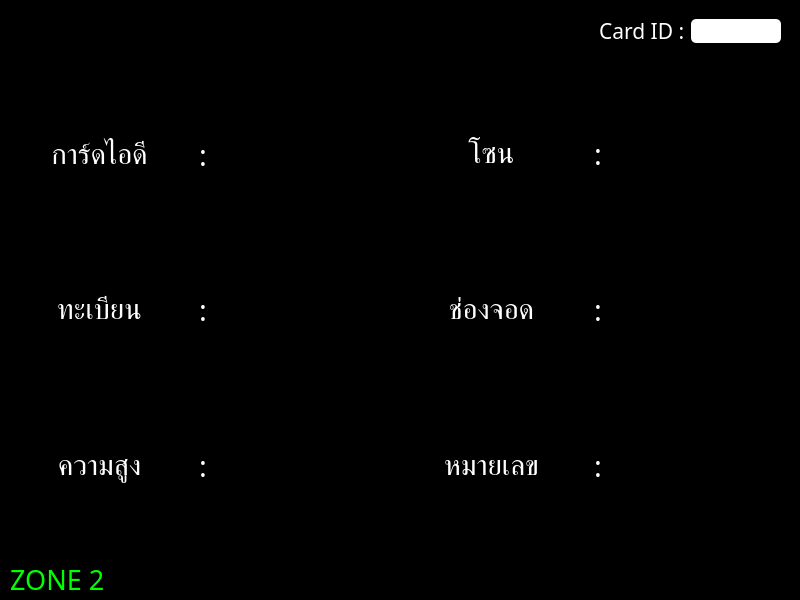
<?xml version="2.0" encoding="UTF-8"?>
<ui version="4.0">
 <class>MainControllerZ2Window</class>
 <widget class="QMainWindow" name="MainControllerZ2Window">
  <property name="geometry">
   <rect>
    <x>0</x>
    <y>0</y>
    <width>800</width>
    <height>600</height>
   </rect>
  </property>
  <property name="windowTitle">
   <string>Controller_zone1</string>
  </property>
  <widget class="QWidget" name="centralwidget">
   <property name="styleSheet">
    <string notr="true">background-color: rgb(0, 0, 0);</string>
   </property>
   <layout class="QVBoxLayout" name="verticalLayout">
    <property name="spacing">
     <number>0</number>
    </property>
    <property name="leftMargin">
     <number>0</number>
    </property>
    <property name="topMargin">
     <number>0</number>
    </property>
    <property name="rightMargin">
     <number>0</number>
    </property>
    <property name="bottomMargin">
     <number>0</number>
    </property>
    <item>
     <widget class="QFrame" name="frame">
      <property name="frameShape">
       <enum>QFrame::StyledPanel</enum>
      </property>
      <property name="frameShadow">
       <enum>QFrame::Raised</enum>
      </property>
      <layout class="QVBoxLayout" name="verticalLayout_2">
       <property name="spacing">
        <number>0</number>
       </property>
       <property name="leftMargin">
        <number>0</number>
       </property>
       <property name="topMargin">
        <number>0</number>
       </property>
       <property name="rightMargin">
        <number>0</number>
       </property>
       <property name="bottomMargin">
        <number>0</number>
       </property>
       <item>
        <widget class="QFrame" name="frame_2">
         <property name="maximumSize">
          <size>
           <width>16777215</width>
           <height>60</height>
          </size>
         </property>
         <property name="frameShape">
          <enum>QFrame::NoFrame</enum>
         </property>
         <property name="frameShadow">
          <enum>QFrame::Raised</enum>
         </property>
         <layout class="QHBoxLayout" name="horizontalLayout_2">
          <item>
           <widget class="QFrame" name="frame_17">
            <property name="font">
             <font>
              <family>Mitr SemiBold</family>
              <pointsize>16</pointsize>
             </font>
            </property>
            <property name="styleSheet">
             <string notr="true">color:#e20000;</string>
            </property>
            <property name="frameShape">
             <enum>QFrame::NoFrame</enum>
            </property>
            <property name="frameShadow">
             <enum>QFrame::Raised</enum>
            </property>
            <layout class="QHBoxLayout" name="horizontalLayout_7">
             <item>
              <widget class="QLabel" name="old_lot_label">
               <property name="font">
                <font>
                 <family>Mitr SemiBold</family>
                 <pointsize>20</pointsize>
                </font>
               </property>
               <property name="text">
                <string/>
               </property>
              </widget>
             </item>
            </layout>
           </widget>
          </item>
          <item>
           <spacer name="horizontalSpacer">
            <property name="orientation">
             <enum>Qt::Horizontal</enum>
            </property>
            <property name="sizeHint" stdset="0">
             <size>
              <width>40</width>
              <height>20</height>
             </size>
            </property>
           </spacer>
          </item>
          <item>
           <widget class="QFrame" name="frame_5">
            <property name="maximumSize">
             <size>
              <width>200</width>
              <height>16777215</height>
             </size>
            </property>
            <property name="frameShape">
             <enum>QFrame::NoFrame</enum>
            </property>
            <property name="frameShadow">
             <enum>QFrame::Raised</enum>
            </property>
            <layout class="QHBoxLayout" name="horizontalLayout">
             <item>
              <widget class="QLabel" name="label">
               <property name="font">
                <font>
                 <family>Mitr SemiBold</family>
                 <pointsize>16</pointsize>
                </font>
               </property>
               <property name="styleSheet">
                <string notr="true">color: rgb(255, 255, 255);</string>
               </property>
               <property name="text">
                <string>Card ID :</string>
               </property>
              </widget>
             </item>
             <item>
              <widget class="QLineEdit" name="lineEdit">
               <property name="font">
                <font>
                 <family>Mitr SemiBold</family>
                 <pointsize>16</pointsize>
                </font>
               </property>
               <property name="styleSheet">
                <string notr="true">background-color: rgb(255, 255, 255);
color: rgb(0, 0, 0);
border-radius:5px;</string>
               </property>
              </widget>
             </item>
            </layout>
           </widget>
          </item>
         </layout>
        </widget>
       </item>
       <item>
        <widget class="QFrame" name="frame_3">
         <property name="frameShape">
          <enum>QFrame::NoFrame</enum>
         </property>
         <property name="frameShadow">
          <enum>QFrame::Raised</enum>
         </property>
         <layout class="QVBoxLayout" name="verticalLayout_3">
          <item>
           <widget class="QFrame" name="frame_4">
            <property name="frameShape">
             <enum>QFrame::NoFrame</enum>
            </property>
            <property name="frameShadow">
             <enum>QFrame::Raised</enum>
            </property>
            <layout class="QHBoxLayout" name="horizontalLayout_3">
             <property name="spacing">
              <number>10</number>
             </property>
             <property name="leftMargin">
              <number>0</number>
             </property>
             <property name="topMargin">
              <number>0</number>
             </property>
             <property name="rightMargin">
              <number>0</number>
             </property>
             <property name="bottomMargin">
              <number>0</number>
             </property>
             <item>
              <widget class="QFrame" name="frame_6">
               <property name="frameShape">
                <enum>QFrame::NoFrame</enum>
               </property>
               <property name="frameShadow">
                <enum>QFrame::Raised</enum>
               </property>
               <layout class="QVBoxLayout" name="verticalLayout_7">
                <property name="leftMargin">
                 <number>0</number>
                </property>
                <property name="topMargin">
                 <number>0</number>
                </property>
                <property name="rightMargin">
                 <number>0</number>
                </property>
                <property name="bottomMargin">
                 <number>0</number>
                </property>
                <item>
                 <widget class="QFrame" name="frame_11">
                  <property name="frameShape">
                   <enum>QFrame::StyledPanel</enum>
                  </property>
                  <property name="frameShadow">
                   <enum>QFrame::Raised</enum>
                  </property>
                  <layout class="QHBoxLayout" name="horizontalLayout_4">
                   <property name="spacing">
                    <number>0</number>
                   </property>
                   <property name="leftMargin">
                    <number>0</number>
                   </property>
                   <property name="topMargin">
                    <number>0</number>
                   </property>
                   <property name="rightMargin">
                    <number>0</number>
                   </property>
                   <property name="bottomMargin">
                    <number>0</number>
                   </property>
                   <item>
                    <widget class="QFrame" name="frame_8">
                     <property name="frameShape">
                      <enum>QFrame::NoFrame</enum>
                     </property>
                     <property name="frameShadow">
                      <enum>QFrame::Raised</enum>
                     </property>
                     <layout class="QVBoxLayout" name="verticalLayout_4">
                      <item>
                       <widget class="QLabel" name="label_2">
                        <property name="font">
                         <font>
                          <family>Mitr SemiBold</family>
                          <pointsize>22</pointsize>
                         </font>
                        </property>
                        <property name="styleSheet">
                         <string notr="true">color: rgb(255, 255, 255);</string>
                        </property>
                        <property name="text">
                         <string>การ์ดไอดี</string>
                        </property>
                        <property name="alignment">
                         <set>Qt::AlignCenter</set>
                        </property>
                       </widget>
                      </item>
                      <item>
                       <widget class="QLabel" name="label_3">
                        <property name="font">
                         <font>
                          <family>Mitr SemiBold</family>
                          <pointsize>22</pointsize>
                         </font>
                        </property>
                        <property name="styleSheet">
                         <string notr="true">color: rgb(255, 255, 255);</string>
                        </property>
                        <property name="text">
                         <string>ทะเบียน</string>
                        </property>
                        <property name="alignment">
                         <set>Qt::AlignCenter</set>
                        </property>
                       </widget>
                      </item>
                      <item>
                       <widget class="QLabel" name="label_4">
                        <property name="font">
                         <font>
                          <family>Mitr SemiBold</family>
                          <pointsize>22</pointsize>
                         </font>
                        </property>
                        <property name="styleSheet">
                         <string notr="true">color: rgb(255, 255, 255);</string>
                        </property>
                        <property name="text">
                         <string>ความสูง</string>
                        </property>
                        <property name="alignment">
                         <set>Qt::AlignCenter</set>
                        </property>
                       </widget>
                      </item>
                     </layout>
                    </widget>
                   </item>
                   <item>
                    <widget class="QFrame" name="frame_9">
                     <property name="maximumSize">
                      <size>
                       <width>30</width>
                       <height>16777215</height>
                      </size>
                     </property>
                     <property name="frameShape">
                      <enum>QFrame::NoFrame</enum>
                     </property>
                     <property name="frameShadow">
                      <enum>QFrame::Raised</enum>
                     </property>
                     <layout class="QVBoxLayout" name="verticalLayout_5">
                      <item>
                       <widget class="QLabel" name="label_5">
                        <property name="font">
                         <font>
                          <family>Mitr SemiBold</family>
                          <pointsize>22</pointsize>
                         </font>
                        </property>
                        <property name="styleSheet">
                         <string notr="true">color: rgb(255, 255, 255);</string>
                        </property>
                        <property name="text">
                         <string>:</string>
                        </property>
                        <property name="alignment">
                         <set>Qt::AlignCenter</set>
                        </property>
                       </widget>
                      </item>
                      <item>
                       <widget class="QLabel" name="label_6">
                        <property name="font">
                         <font>
                          <family>Mitr SemiBold</family>
                          <pointsize>22</pointsize>
                         </font>
                        </property>
                        <property name="styleSheet">
                         <string notr="true">color: rgb(255, 255, 255);</string>
                        </property>
                        <property name="text">
                         <string>:</string>
                        </property>
                        <property name="alignment">
                         <set>Qt::AlignCenter</set>
                        </property>
                       </widget>
                      </item>
                      <item>
                       <widget class="QLabel" name="label_7">
                        <property name="font">
                         <font>
                          <family>Mitr SemiBold</family>
                          <pointsize>22</pointsize>
                         </font>
                        </property>
                        <property name="styleSheet">
                         <string notr="true">color: rgb(255, 255, 255);</string>
                        </property>
                        <property name="text">
                         <string>:</string>
                        </property>
                        <property name="alignment">
                         <set>Qt::AlignCenter</set>
                        </property>
                       </widget>
                      </item>
                     </layout>
                    </widget>
                   </item>
                   <item>
                    <widget class="QFrame" name="frame_10">
                     <property name="frameShape">
                      <enum>QFrame::NoFrame</enum>
                     </property>
                     <property name="frameShadow">
                      <enum>QFrame::Raised</enum>
                     </property>
                     <layout class="QVBoxLayout" name="verticalLayout_6">
                      <item>
                       <widget class="QLabel" name="label_8">
                        <property name="font">
                         <font>
                          <family>Mitr SemiBold</family>
                          <pointsize>22</pointsize>
                         </font>
                        </property>
                        <property name="styleSheet">
                         <string notr="true">color: #00ff00;</string>
                        </property>
                        <property name="text">
                         <string/>
                        </property>
                        <property name="alignment">
                         <set>Qt::AlignCenter</set>
                        </property>
                       </widget>
                      </item>
                      <item>
                       <widget class="QLabel" name="label_9">
                        <property name="font">
                         <font>
                          <family>Mitr SemiBold</family>
                          <pointsize>22</pointsize>
                         </font>
                        </property>
                        <property name="styleSheet">
                         <string notr="true">color: #00ff00;</string>
                        </property>
                        <property name="text">
                         <string/>
                        </property>
                        <property name="alignment">
                         <set>Qt::AlignCenter</set>
                        </property>
                       </widget>
                      </item>
                      <item>
                       <widget class="QLabel" name="label_10">
                        <property name="font">
                         <font>
                          <family>Mitr SemiBold</family>
                          <pointsize>22</pointsize>
                         </font>
                        </property>
                        <property name="styleSheet">
                         <string notr="true">color: #00ff00;</string>
                        </property>
                        <property name="text">
                         <string/>
                        </property>
                        <property name="alignment">
                         <set>Qt::AlignCenter</set>
                        </property>
                       </widget>
                      </item>
                     </layout>
                    </widget>
                   </item>
                  </layout>
                 </widget>
                </item>
               </layout>
              </widget>
             </item>
             <item>
              <widget class="QFrame" name="frame_7">
               <property name="frameShape">
                <enum>QFrame::NoFrame</enum>
               </property>
               <property name="frameShadow">
                <enum>QFrame::Raised</enum>
               </property>
               <layout class="QVBoxLayout" name="verticalLayout_11">
                <property name="leftMargin">
                 <number>0</number>
                </property>
                <property name="topMargin">
                 <number>0</number>
                </property>
                <property name="rightMargin">
                 <number>0</number>
                </property>
                <property name="bottomMargin">
                 <number>0</number>
                </property>
                <item>
                 <widget class="QFrame" name="frame_13">
                  <property name="frameShape">
                   <enum>QFrame::NoFrame</enum>
                  </property>
                  <property name="frameShadow">
                   <enum>QFrame::Raised</enum>
                  </property>
                  <layout class="QHBoxLayout" name="horizontalLayout_5">
                   <property name="spacing">
                    <number>0</number>
                   </property>
                   <property name="leftMargin">
                    <number>0</number>
                   </property>
                   <property name="topMargin">
                    <number>0</number>
                   </property>
                   <property name="rightMargin">
                    <number>0</number>
                   </property>
                   <property name="bottomMargin">
                    <number>0</number>
                   </property>
                   <item>
                    <widget class="QFrame" name="frame_14">
                     <property name="frameShape">
                      <enum>QFrame::NoFrame</enum>
                     </property>
                     <property name="frameShadow">
                      <enum>QFrame::Raised</enum>
                     </property>
                     <layout class="QVBoxLayout" name="verticalLayout_8">
                      <item>
                       <widget class="QLabel" name="label_11">
                        <property name="font">
                         <font>
                          <family>Mitr SemiBold</family>
                          <pointsize>22</pointsize>
                         </font>
                        </property>
                        <property name="styleSheet">
                         <string notr="true">color: rgb(255, 255, 255);</string>
                        </property>
                        <property name="text">
                         <string>โซน</string>
                        </property>
                        <property name="alignment">
                         <set>Qt::AlignCenter</set>
                        </property>
                       </widget>
                      </item>
                      <item>
                       <widget class="QLabel" name="label_12">
                        <property name="font">
                         <font>
                          <family>Mitr SemiBold</family>
                          <pointsize>22</pointsize>
                         </font>
                        </property>
                        <property name="styleSheet">
                         <string notr="true">color: rgb(255, 255, 255);</string>
                        </property>
                        <property name="text">
                         <string>ช่องจอด</string>
                        </property>
                        <property name="alignment">
                         <set>Qt::AlignCenter</set>
                        </property>
                       </widget>
                      </item>
                      <item>
                       <widget class="QLabel" name="label_13">
                        <property name="font">
                         <font>
                          <family>Mitr SemiBold</family>
                          <pointsize>22</pointsize>
                         </font>
                        </property>
                        <property name="styleSheet">
                         <string notr="true">color: rgb(255, 255, 255);</string>
                        </property>
                        <property name="text">
                         <string>หมายเลข</string>
                        </property>
                        <property name="alignment">
                         <set>Qt::AlignCenter</set>
                        </property>
                       </widget>
                      </item>
                     </layout>
                    </widget>
                   </item>
                   <item>
                    <widget class="QFrame" name="frame_15">
                     <property name="maximumSize">
                      <size>
                       <width>40</width>
                       <height>16777215</height>
                      </size>
                     </property>
                     <property name="frameShape">
                      <enum>QFrame::NoFrame</enum>
                     </property>
                     <property name="frameShadow">
                      <enum>QFrame::Raised</enum>
                     </property>
                     <layout class="QVBoxLayout" name="verticalLayout_9">
                      <item>
                       <widget class="QLabel" name="label_14">
                        <property name="font">
                         <font>
                          <family>Mitr SemiBold</family>
                          <pointsize>22</pointsize>
                         </font>
                        </property>
                        <property name="styleSheet">
                         <string notr="true">color: rgb(255, 255, 255);</string>
                        </property>
                        <property name="text">
                         <string>:</string>
                        </property>
                        <property name="alignment">
                         <set>Qt::AlignCenter</set>
                        </property>
                       </widget>
                      </item>
                      <item>
                       <widget class="QLabel" name="label_15">
                        <property name="font">
                         <font>
                          <family>Mitr SemiBold</family>
                          <pointsize>22</pointsize>
                         </font>
                        </property>
                        <property name="styleSheet">
                         <string notr="true">color: rgb(255, 255, 255);</string>
                        </property>
                        <property name="text">
                         <string>:</string>
                        </property>
                        <property name="alignment">
                         <set>Qt::AlignCenter</set>
                        </property>
                       </widget>
                      </item>
                      <item>
                       <widget class="QLabel" name="label_16">
                        <property name="font">
                         <font>
                          <family>Mitr SemiBold</family>
                          <pointsize>22</pointsize>
                         </font>
                        </property>
                        <property name="styleSheet">
                         <string notr="true">color: rgb(255, 255, 255);</string>
                        </property>
                        <property name="text">
                         <string>:</string>
                        </property>
                        <property name="alignment">
                         <set>Qt::AlignCenter</set>
                        </property>
                       </widget>
                      </item>
                     </layout>
                    </widget>
                   </item>
                   <item>
                    <widget class="QFrame" name="frame_16">
                     <property name="frameShape">
                      <enum>QFrame::NoFrame</enum>
                     </property>
                     <property name="frameShadow">
                      <enum>QFrame::Raised</enum>
                     </property>
                     <layout class="QVBoxLayout" name="verticalLayout_10">
                      <item>
                       <widget class="QLabel" name="label_17">
                        <property name="font">
                         <font>
                          <family>Mitr SemiBold</family>
                          <pointsize>22</pointsize>
                         </font>
                        </property>
                        <property name="styleSheet">
                         <string notr="true">color: #00ff00;</string>
                        </property>
                        <property name="text">
                         <string/>
                        </property>
                        <property name="alignment">
                         <set>Qt::AlignCenter</set>
                        </property>
                       </widget>
                      </item>
                      <item>
                       <widget class="QLabel" name="label_18">
                        <property name="font">
                         <font>
                          <family>Mitr SemiBold</family>
                          <pointsize>22</pointsize>
                         </font>
                        </property>
                        <property name="styleSheet">
                         <string notr="true">color: #00ff00;</string>
                        </property>
                        <property name="text">
                         <string/>
                        </property>
                        <property name="alignment">
                         <set>Qt::AlignCenter</set>
                        </property>
                       </widget>
                      </item>
                      <item>
                       <widget class="QLabel" name="label_19">
                        <property name="font">
                         <font>
                          <family>Mitr SemiBold</family>
                          <pointsize>22</pointsize>
                         </font>
                        </property>
                        <property name="styleSheet">
                         <string notr="true">color: #00ff00;</string>
                        </property>
                        <property name="text">
                         <string/>
                        </property>
                        <property name="alignment">
                         <set>Qt::AlignCenter</set>
                        </property>
                       </widget>
                      </item>
                     </layout>
                    </widget>
                   </item>
                  </layout>
                 </widget>
                </item>
               </layout>
              </widget>
             </item>
            </layout>
           </widget>
          </item>
         </layout>
        </widget>
       </item>
       <item>
        <widget class="QFrame" name="frame_12">
         <property name="maximumSize">
          <size>
           <width>16777215</width>
           <height>40</height>
          </size>
         </property>
         <property name="frameShape">
          <enum>QFrame::NoFrame</enum>
         </property>
         <property name="frameShadow">
          <enum>QFrame::Raised</enum>
         </property>
         <layout class="QHBoxLayout" name="horizontalLayout_6">
          <item>
           <widget class="QLabel" name="label_20">
            <property name="font">
             <font>
              <family>Mitr SemiBold</family>
              <pointsize>20</pointsize>
             </font>
            </property>
            <property name="styleSheet">
             <string notr="true">color: #00ff00;</string>
            </property>
            <property name="text">
             <string>ZONE 2</string>
            </property>
           </widget>
          </item>
          <item>
           <spacer name="horizontalSpacer_2">
            <property name="orientation">
             <enum>Qt::Horizontal</enum>
            </property>
            <property name="sizeHint" stdset="0">
             <size>
              <width>40</width>
              <height>20</height>
             </size>
            </property>
           </spacer>
          </item>
          <item>
           <widget class="QLabel" name="status_label">
            <property name="font">
             <font>
              <family>Mitr SemiBold</family>
              <pointsize>20</pointsize>
             </font>
            </property>
            <property name="styleSheet">
             <string notr="true">color: #00ff00;</string>
            </property>
            <property name="text">
             <string/>
            </property>
            <property name="alignment">
             <set>Qt::AlignCenter</set>
            </property>
           </widget>
          </item>
         </layout>
        </widget>
       </item>
      </layout>
     </widget>
    </item>
   </layout>
  </widget>
 </widget>
 <resources/>
 <connections/>
</ui>
